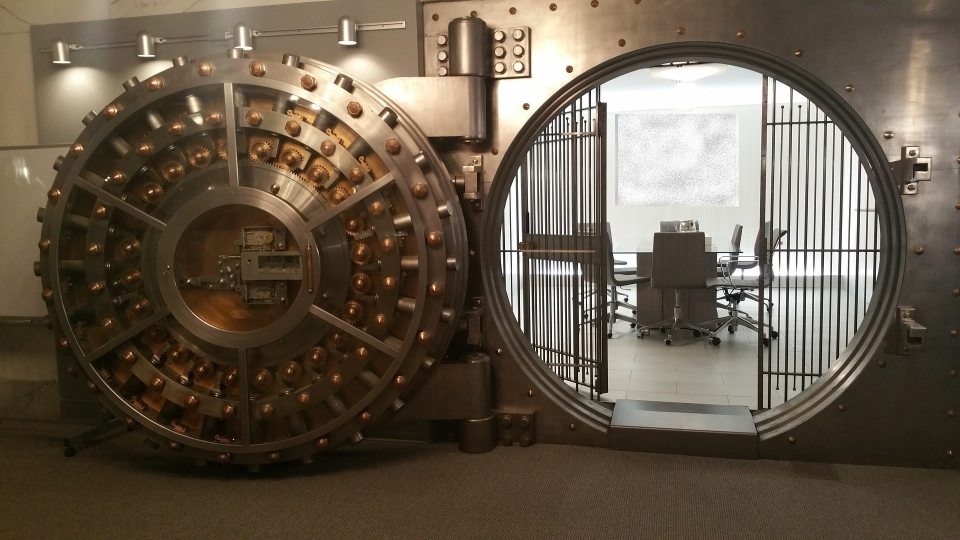
#> input picture Projet/coffre-fort-banque.jpg, 1920 x 1080 px (shown at 1/2 size)
$ python -i Functions.py   (imports and definitions only)
#> lines starting #> are read from the running program, lines starting #| are printed output that depends on the picture
#> further down, picture is the input picture: shape (1080, 1920, 3); mean B, G, R 75.2, 90.8, 103.2
import cv2
import random
import numpy as np

foreground_extractor = cv2.createBackgroundSubtractorKNN(history=100000, detectShadows=False, dist2Threshold=450.0)
id = 0
nb_frame_enter_tow_color = 1
n = 0


# [18 lines left out: function detection_visage, not called in this run]


def color_filter(frame):
    global id, n, nb_frame_enter_tow_color
    if id == 0:
        blue_channel, _, _ = cv2.split(frame)
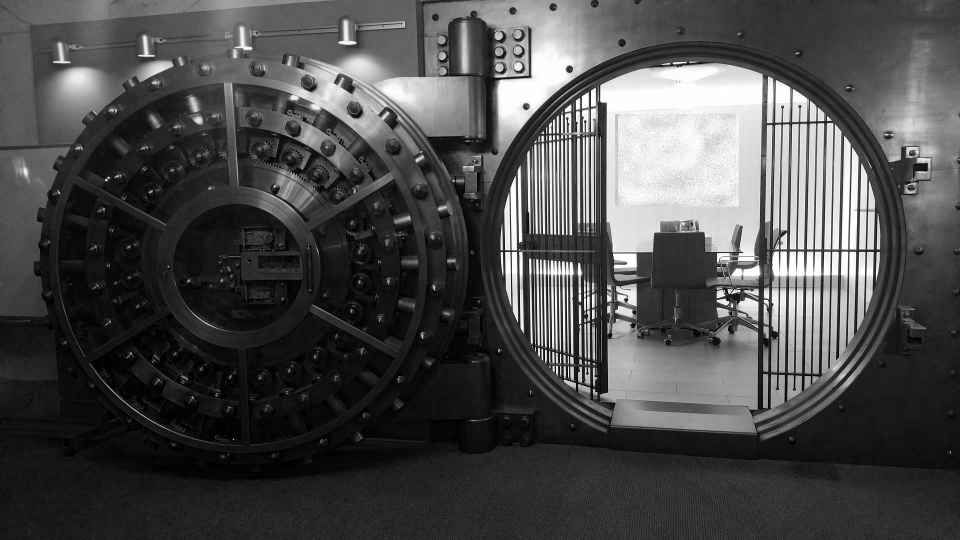
#> blue_channel: shape (1080, 1920) (shown at 1/2 size); min 0, max 255, mean 75.2
        frame = cv2.merge([blue_channel, np.zeros_like(blue_channel), np.zeros_like(blue_channel)])
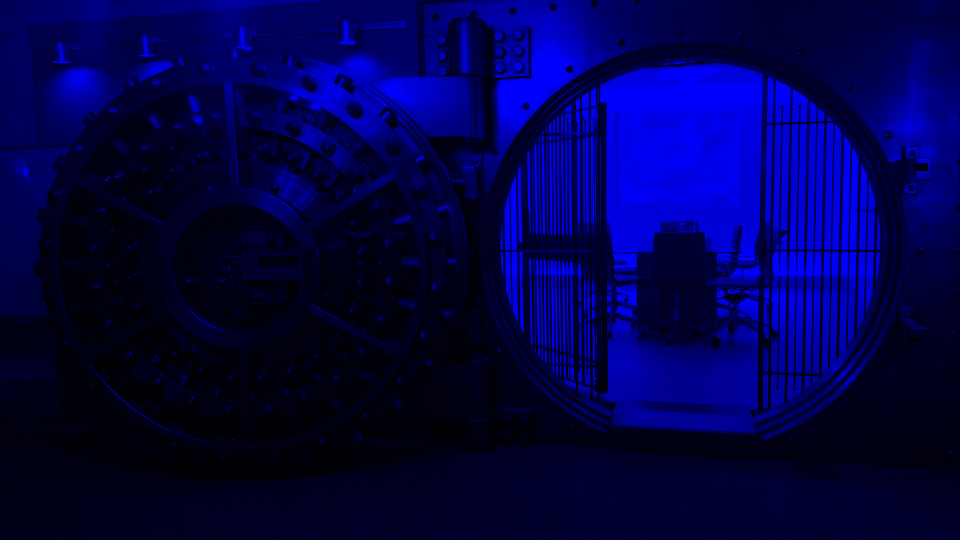
#> frame: shape (1080, 1920, 3) (shown at 1/2 size); mean of channels 0, 1, 2 75.2, 0, 0; drawn as B, G, R
        if n == nb_frame_enter_tow_color:
            id = 1
            n = 0
        else:
            n += 1
    elif id == 1:
        _, _, red_channel = cv2.split(frame)
        frame = cv2.merge([np.zeros_like(red_channel), np.zeros_like(red_channel), red_channel])
        if n == nb_frame_enter_tow_color:
            id = 0
            n = 0
        else:
            n += 1
    return frame


# [60 lines left out: functions filter_jail, filter_background, filter_money, not called in this run]

>>> import cv2
>>> picture = cv2.imread('Projet/coffre-fort-banque.jpg')
>>> result = color_filter(picture)
